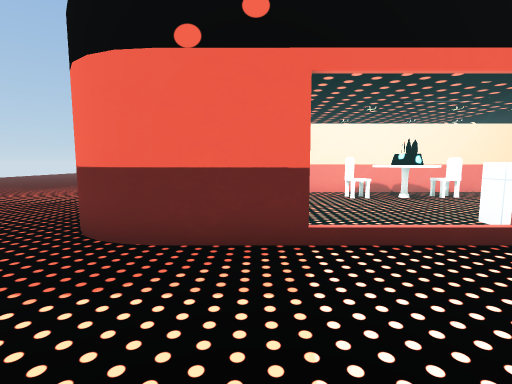
View 1 (above)

21 first-person views from a walk through a 3-D level made in the Unity game engine. The camera is 1.3 m above the floor, tilts 6° down and sees 85° across. The floor is counted in squares, 1 m on a side. Each view is taken from the middle of a square. On the plan, view 1 faces up. The plan holds only what a view shows up to about 13 squares ahead; the rest is blank. The place goes on beyond the plan. Some animated figures are left out. Some surface patterns are stand-ins.

View 2
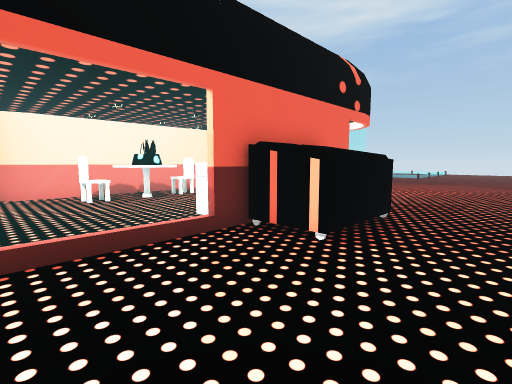

View 3
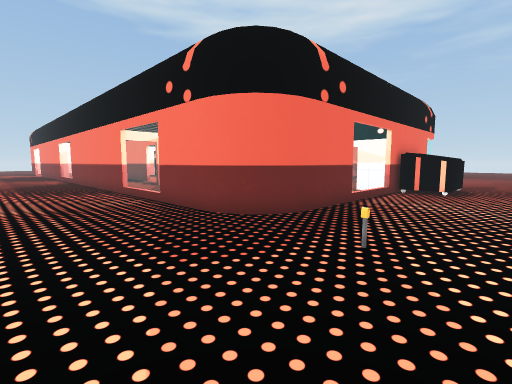

View 4
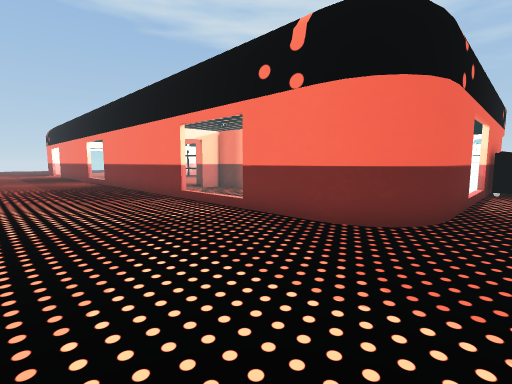

View 5
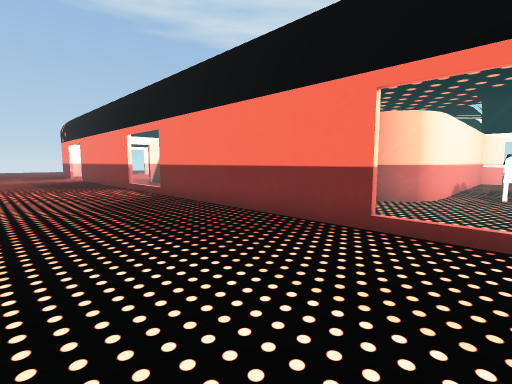

View 6
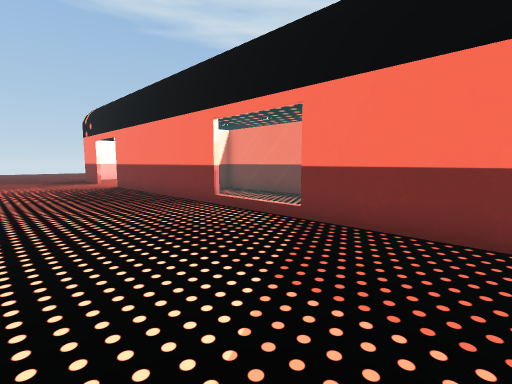

View 7
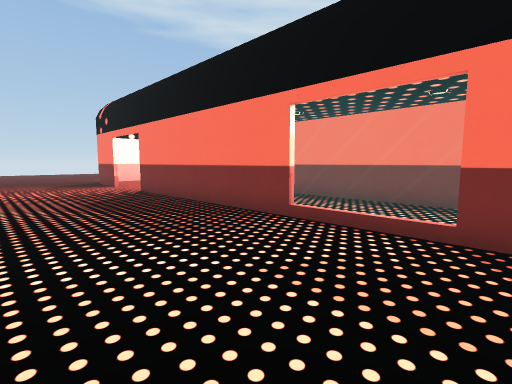

View 8
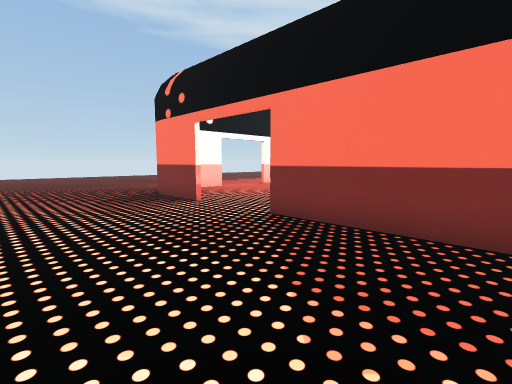

View 9
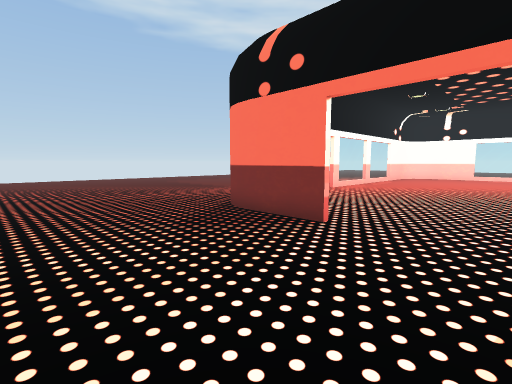

View 10
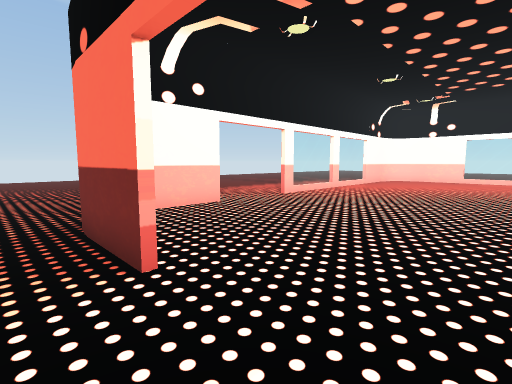

View 11
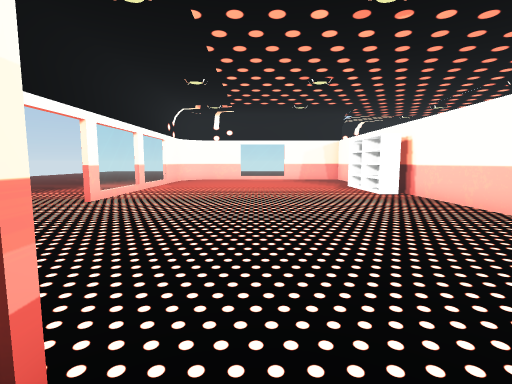

View 12
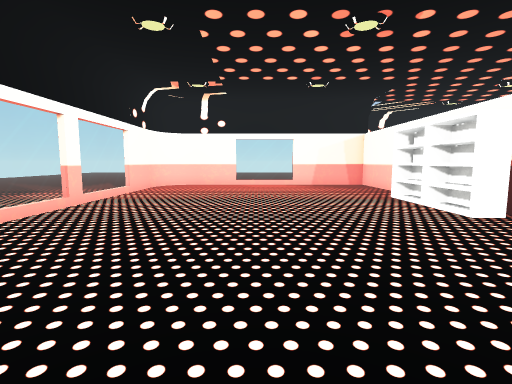

View 13
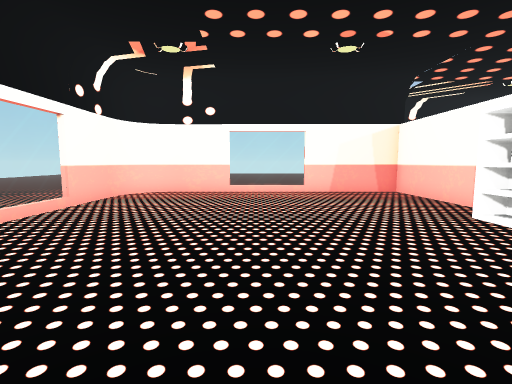

View 14
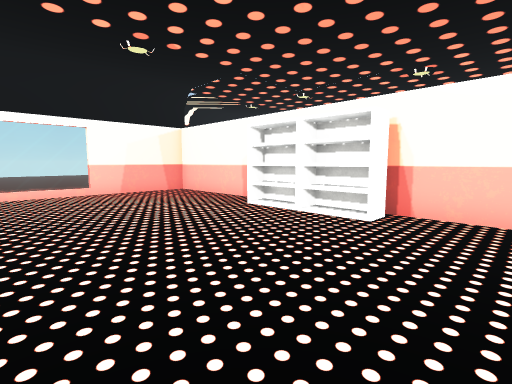

View 15
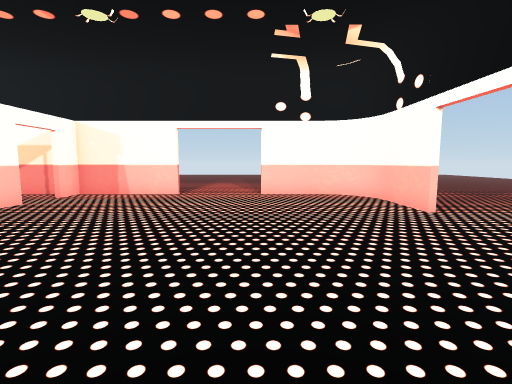

View 16
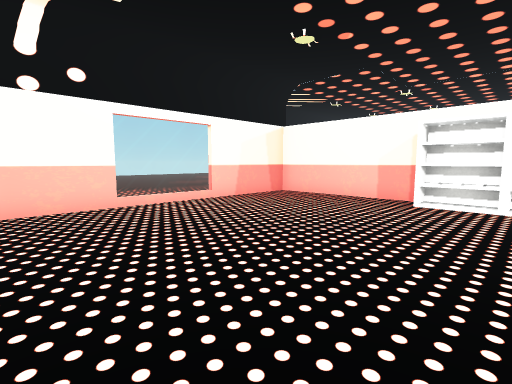

View 17
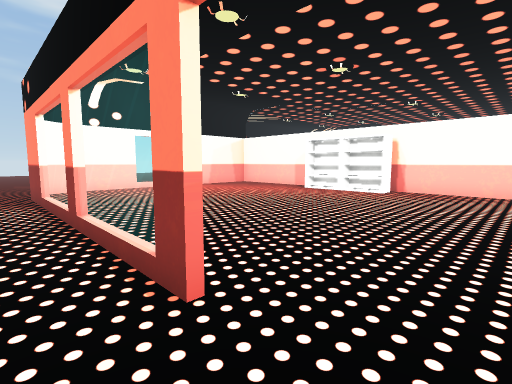

View 18
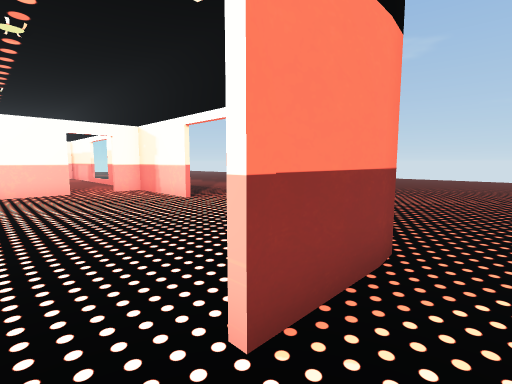

View 19
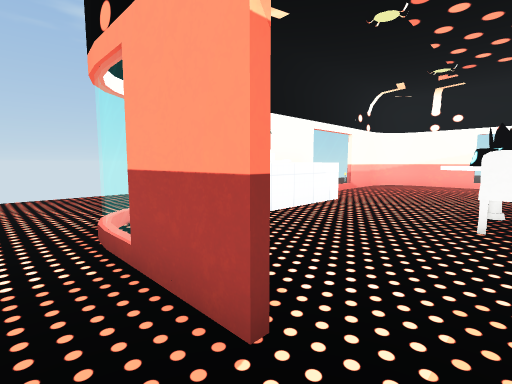

View 20
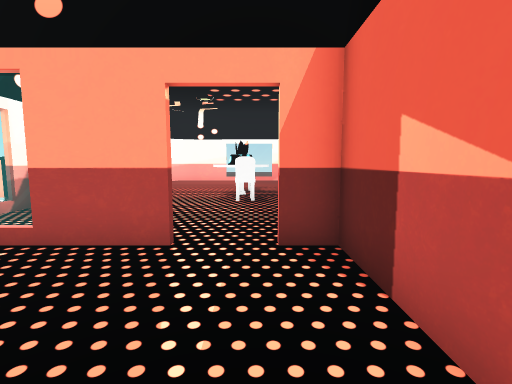

View 21
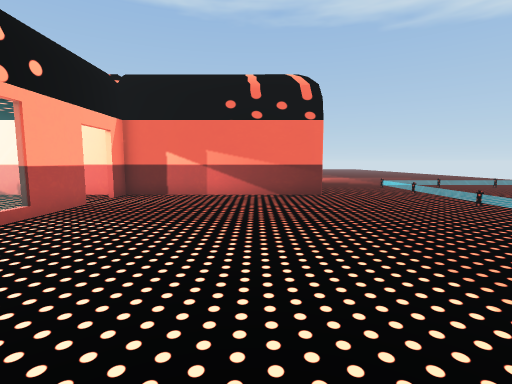

### Floor plan
Key: @ floor where view 1 was taken; # wall or solid block; x gap in a wall; . floor; = window, fence, low wall or low ledge; ^ raised ledge; C chair; T table; H thing the floor can be seen under or through; U dumpster; S shelf; O other object.
Columns run from 9 left of view 1 to 20 right of it. Each row starts with its distance up from view 1.
 42 ........................
 41 .......###....=..=...=###.
 40 ......##......#==#===#..##
 39 .....##..................##
 38 .....#....................#
 37 .....#....................#
 36 ..........................=
 35 ..........................= ..
 34 ..........................= ..
 33 ..........................= ..
 32 .....#....................#
 31 .....#....................#
 30 .....#..........SSSS......#
 29 .....###########SSSS#######
 28 .....#    #
 27 .....#    #
 26 .....#    #
 25 .....##   #
 24 .....=#   #
 23 .....=#   #
 22 .....=    #
 21 .....=    #
 20 .....#
 19 .....#
 18 .....#
 17 .....#
 16 .....#
 15 .....#
 14 .....#    #
 13 .....##...##
 12 .....=#....###################
 11 .....=#.....CCTTCC....x.......
 10 .....= .....CCTTC.....x.......
  9 .....= .......TT......#.......
  8 .....#  .............##.......
  7 .....#   ...........  =.......
  6 .....##   ....^^^#^   ........
  5 ......##     H^  O^  =........
  4  ......##H====UUU #  .........
  3 ..............UUUU............
  2  ....=........UUU..........
  1   ..........................
  0  . ......@..............

Positions as (right, up) in squares from view 1, and headings:
1: (0, 0), facing up
2: (1, 0), facing up-right
3: (-8, 0), facing up-right
4: (-9, 3), facing up-right
5: (-9, 10), facing up-right
6: (-9, 17), facing up-right
7: (-9, 20), facing up-right
8: (-9, 28), facing up-right
9: (-9, 33), facing up-right
10: (-5, 33), facing up-right
11: (-5, 35), facing right
12: (0, 35), facing right
13: (4, 35), facing right
14: (4, 36), facing down-right
15: (8, 36), facing left
16: (8, 39), facing down-right
17: (2, 42), facing down-right
18: (2, 42), facing down-left
19: (14, 11), facing down-left
20: (17, 11), facing left
21: (18, 1), facing up
